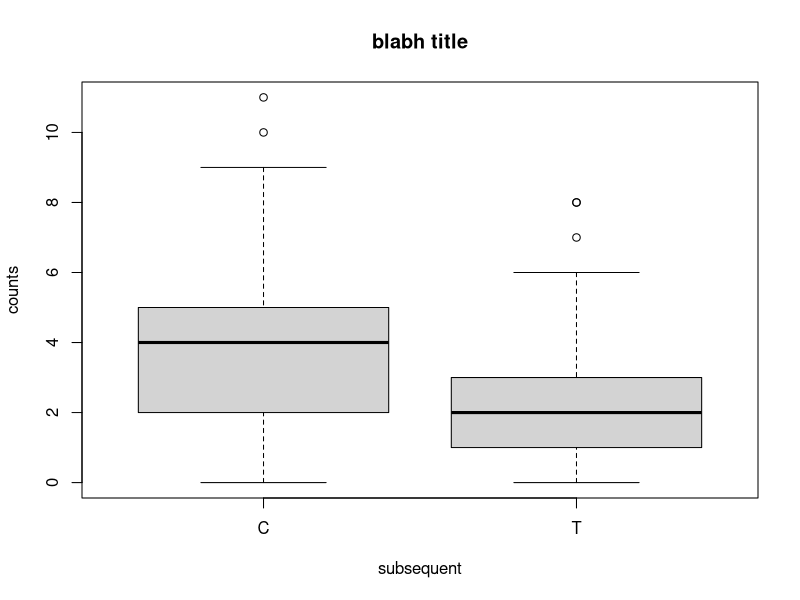
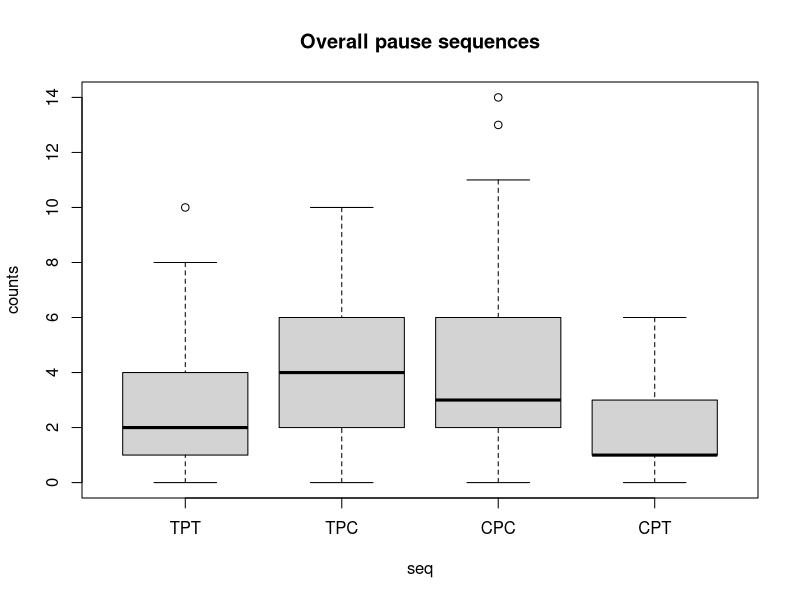
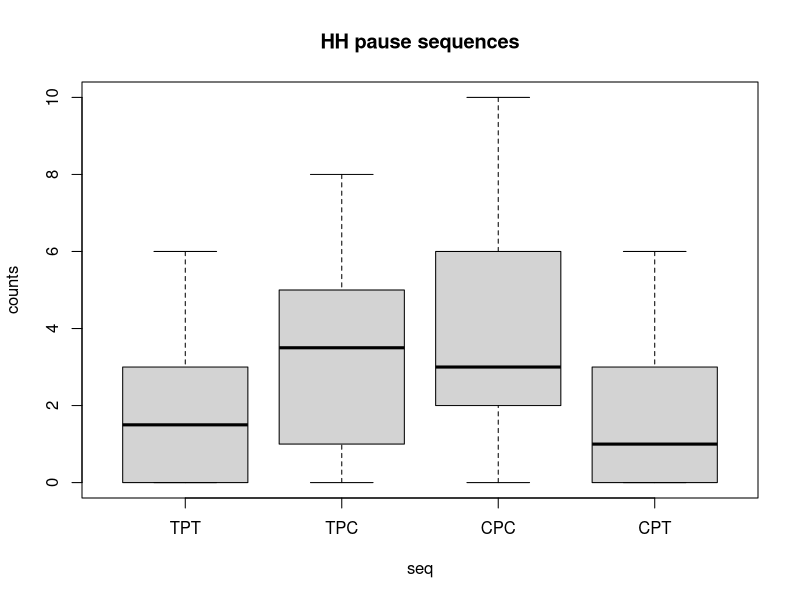
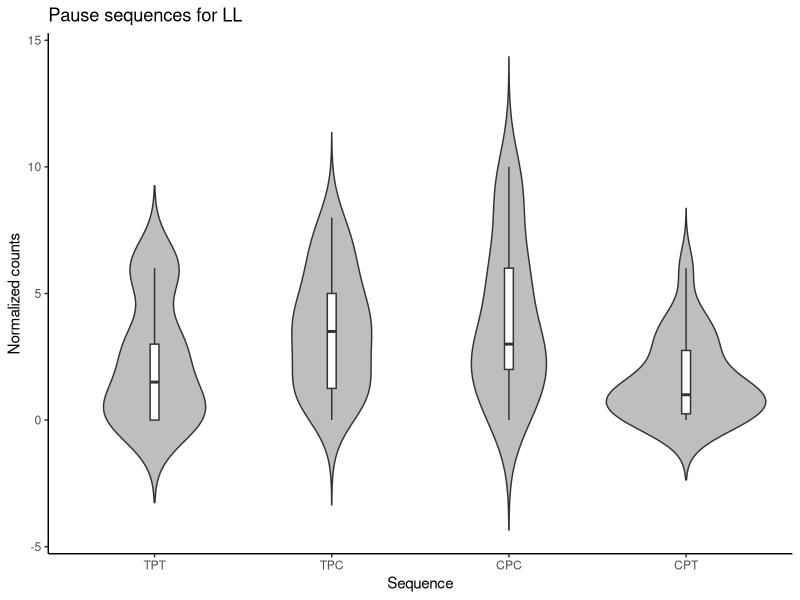

These charts were generated, in order, by the following R code:
## ---- chunk 1
library(tidyverse)
library(reshape2)
library(ggplot2)
## ---- chunk 2
df <- read.table("pause_counts_TPT_for_SPSS_analysis_with_HH.txt", sep = ",", header = TRUE)
#filter(df, Studentid == "82224125")
#df[!(df$Studentid=="82224125"),]
## ---- chunk 3
df %>%
  group_by(Group) %>% 
  summarise(mean_TPT = mean(TPT),
           mean_TPC = mean(TPC),
           mean_CPC = mean(CPC),
           mean_CPT = mean(CPT),
           mean_Pause = mean(Num.P))
## ---- chunk 4
df1 <- melt(df, measure.vars=c("TPT","TPC", "CPC","CPT"), variable.name="seq", value.name="counts")
df2 <- separate(df1, seq, c('previous', 'subsequent'), sep="P")
df2 <- subset(df2, select = -c(Num.P) )
df2 <- within(df2, {
  Studentid   <- factor(Studentid)
  previous <- factor(previous)
  subsequent <- factor(subsequent)
})
filter(df2, Studentid == "19930112")
## ---- chunk 5
pausecounts.aov <- with(df2[df2$Group == "2", ],
                   aov(counts ~ previous * subsequent +
                       Error(Studentid / (previous * subsequent)))
)
summary(pausecounts.aov)
## ---- chunk 6
df2 %>%
  filter(Group == '2') %>%
    group_by(subsequent) %>%
  summarise(mean_counts = mean(counts))
  
## ---- chunk 7
boxplot(df2[df2$Group == "1", ]$counts ~ df2[df2$Group == "1", ]$subsequent, main="blabh title", xlab="subsequent", ylab="counts")
## ---- chunk 8
#looking at NOT HH
df2[df2$Group != "2", ]
pausecounts.aov <- with(df2[df2$Group != "2", ],
                   aov(counts ~ previous * subsequent  +
                       Error(Studentid / (previous * subsequent)))
)
summary(pausecounts.aov)

#model.tables(pausecounts.aov, 'means',se=T)
## ---- chunk 9
df %>%
  summarise(mean_TPT = mean(TPT),
           mean_TPC = mean(TPC),
           mean_CPC = mean(CPC),
           mean_CPT = mean(CPT),
           mean_Pause = mean(Num.P))
## ---- chunk 10
boxplot(df1$counts ~ df1$seq, main="Overall pause sequences", xlab="seq", ylab="counts")
## ---- chunk 11
boxplot(df1[df1$Group == "2", ]$counts ~ df1[df1$Group == "2", ]$seq, main="HH pause sequences", xlab="seq", ylab="counts")
## ---- chunk 12
data_summary <- function(x) {
   m <- mean(x)
   ymin <- m-sd(x)
   ymax <- m+sd(x)
   return(c(y=m,ymin=ymin,ymax=ymax))
}
p <- ggplot(df1[df1$Group == "2", ], aes(x=seq, y=counts)) + 
  geom_violin(trim=FALSE, fill='gray') +
  labs(title="Pause sequences for LL", x="Sequence", y="Normalized counts") +
  geom_boxplot(width=0.05) +
  theme_classic()
p
#p + geom_dotplot(binaxis='y', stackdir='center', dotsize=1) + stat_summary(fun.data=data_summary, mult=1, geom="pointrange", color="red")
